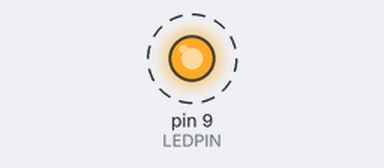
Recording of a sketch running on a simulated Arduino Uno, built with avr-gcc and run on an emulated ATmega328P. Shown: output pins drawn as LEDs (lit = HIGH). Dashed ring = blinking. What the sketch prints to the serial monitor is not drawn.

Above: at 1.5 s.
Timing chart, 0 to 5.6 s (numbered marks = the images above):
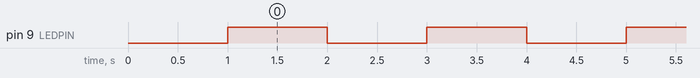

The sketch:

Lab5_DELAY.ino
```cpp
#define LEDPIN 9
int timeCount=0;
void setup()
{
  Serial.begin(9600);
  pinMode(LEDPIN, OUTPUT);
  delay(1000);
  Serial.print("Start:");
  Serial.println();
}

void loop()
{
  if(timeCount<=120)
  {
  digitalWrite(LEDPIN,HIGH);
  delay(1000);
  timeCount++;
  digitalWrite(LEDPIN,LOW);
  delay(1000);
  timeCount++;
  Serial.print("secondCount:");
  Serial.print(timeCount, DEC);
  Serial.println();
  }
  else
  {
    Serial.print("timeStop!");
    Serial.println();
  }

}
// Duration 2.02 seconds
// using arduino delay is slower because arduino has multiple library
// which might affect searching and computing time
```

Measured:
- by itself, pin 9 (LEDPIN): alternates HIGH for 1.0 s and LOW for 1.0 s, 122 changes in all, then stays LOW
